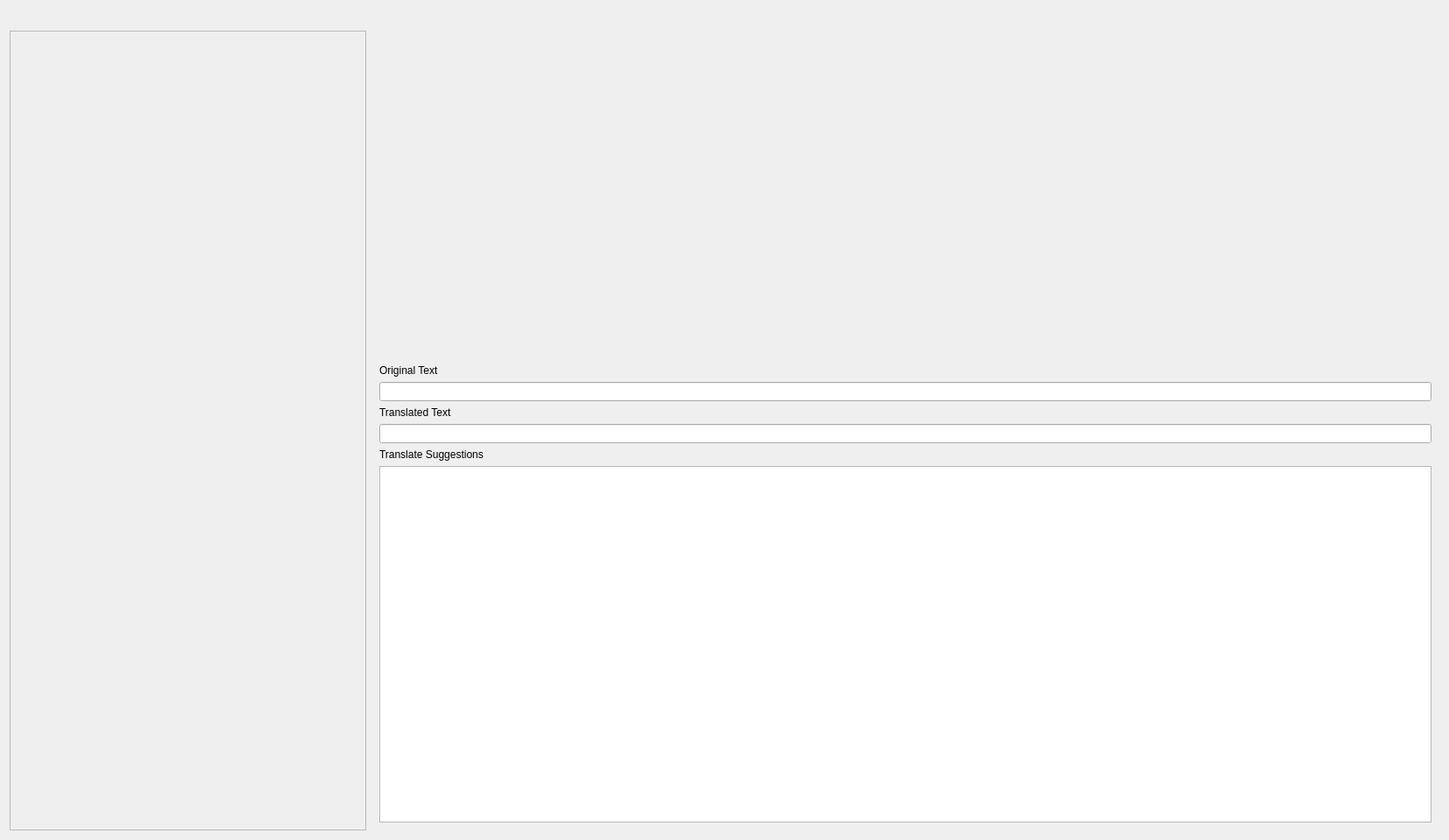
<?xml version="1.0" encoding="UTF-8"?>
<ui version="4.0">
 <class>Form</class>
 <widget class="QWidget" name="Form">
  <property name="geometry">
   <rect>
    <x>0</x>
    <y>0</y>
    <width>1654</width>
    <height>959</height>
   </rect>
  </property>
  <property name="windowTitle">
   <string>Form</string>
  </property>
  <layout class="QHBoxLayout" name="horizontalLayout" stretch="1,3">
   <property name="topMargin">
    <number>35</number>
   </property>
   <item>
    <widget class="ScrollArea" name="ScrollArea">
     <property name="widgetResizable">
      <bool>true</bool>
     </property>
     <widget class="QWidget" name="scrollAreaWidgetContents">
      <property name="geometry">
       <rect>
        <x>0</x>
        <y>0</y>
        <width>403</width>
        <height>909</height>
       </rect>
      </property>
     </widget>
    </widget>
   </item>
   <item>
    <layout class="QVBoxLayout" name="verticalLayout_2" stretch="1,1,3">
     <item>
      <widget class="SimpleCardWidget" name="SimpleCardWidget_Control"/>
     </item>
     <item>
      <widget class="SimpleCardWidget" name="SimpleCardWidget_TextInfo"/>
     </item>
     <item>
      <widget class="SimpleCardWidget" name="SimpleCardWidget_Translate">
       <layout class="QVBoxLayout" name="verticalLayout">
        <item>
         <widget class="BodyLabel" name="BodyLabel">
          <property name="text">
           <string>Original Text</string>
          </property>
         </widget>
        </item>
        <item>
         <widget class="LineEdit" name="LineEdit_Text_Original"/>
        </item>
        <item>
         <widget class="BodyLabel" name="BodyLabel_2">
          <property name="text">
           <string>Translated Text</string>
          </property>
         </widget>
        </item>
        <item>
         <widget class="LineEdit" name="LineEdit_Text_Translated"/>
        </item>
        <item>
         <widget class="BodyLabel" name="BodyLabel_3">
          <property name="text">
           <string>Translate Suggestions</string>
          </property>
         </widget>
        </item>
        <item>
         <widget class="RoundListWidget" name="RoundListWidget_Text_Suggested"/>
        </item>
       </layout>
      </widget>
     </item>
    </layout>
   </item>
  </layout>
 </widget>
 <customwidgets>
  <customwidget>
   <class>CardWidget</class>
   <extends>QFrame</extends>
   <header>qfluentwidgets</header>
   <container>1</container>
  </customwidget>
  <customwidget>
   <class>SimpleCardWidget</class>
   <extends>CardWidget</extends>
   <header>qfluentwidgets</header>
   <container>1</container>
  </customwidget>
  <customwidget>
   <class>ScrollArea</class>
   <extends>QScrollArea</extends>
   <header>qfluentwidgets</header>
   <container>1</container>
  </customwidget>
  <customwidget>
   <class>BodyLabel</class>
   <extends>QLabel</extends>
   <header>qfluentwidgets</header>
  </customwidget>
  <customwidget>
   <class>LineEdit</class>
   <extends>QLineEdit</extends>
   <header>qfluentwidgets</header>
  </customwidget>
  <customwidget>
   <class>ListWidget</class>
   <extends>QListWidget</extends>
   <header>qfluentwidgets</header>
  </customwidget>
  <customwidget>
   <class>RoundListWidget</class>
   <extends>ListWidget</extends>
   <header>qfluentwidgetspro</header>
  </customwidget>
 </customwidgets>
 <resources/>
 <connections/>
</ui>
